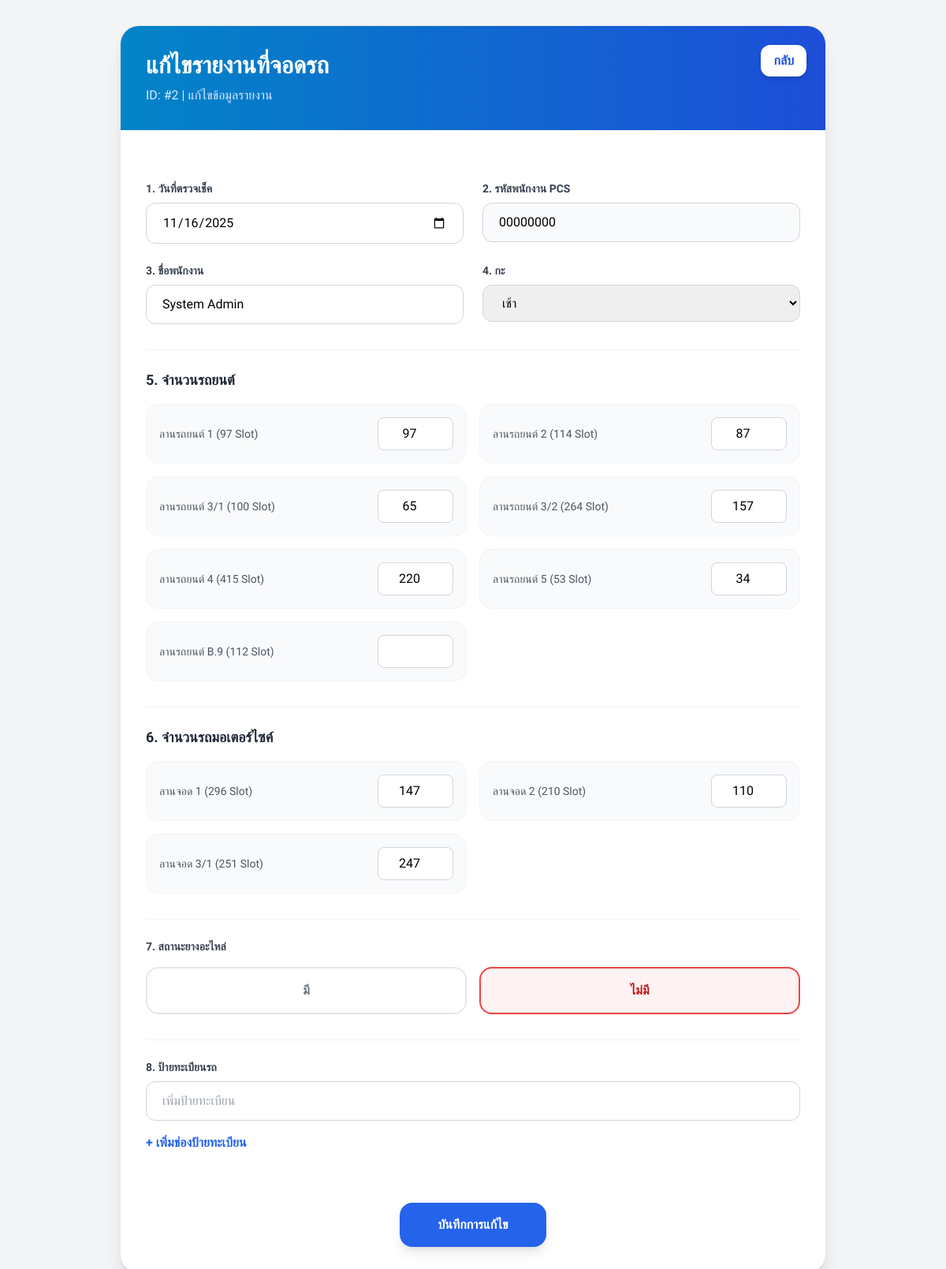
The app's page /edit_car_parking.php?id=2 (signed in) with its own data.
### tables this page shows
CREATE TABLE `car_parking_reports` (
  `id` int NOT NULL AUTO_INCREMENT,
  `inspection_date` date NOT NULL,
  `inspector_code` varchar(255) NOT NULL,
  `inspector_name` varchar(255) NOT NULL,
  `shift` varchar(50) NOT NULL,
  `parking_lot` varchar(255) NOT NULL,
  `total_cars` int NOT NULL,
  `spare_tire_status` varchar(50) NOT NULL,
  `license_plates` text,
  `motorcycle_parking_lot` varchar(255) DEFAULT NULL,
  `motorcycle_count_1` int DEFAULT NULL,
  `motorcycle_count_2` int DEFAULT NULL,
  `motorcycle_count_3` int DEFAULT NULL,
  `created_at` timestamp NOT NULL DEFAULT CURRENT_TIMESTAMP,
  `is_deleted` tinyint(1) DEFAULT '0',
  `deleted_by` varchar(100) DEFAULT NULL,
  `deleted_at` datetime DEFAULT NULL,
  `updated_by` varchar(100) DEFAULT NULL,
  `updated_at` datetime DEFAULT NULL,
  PRIMARY KEY (`id`)
);

### edit_car_parking.php (the view, shortened to what this page needs)
<?php
require_once "config.php";
$report_id = $_GET['id'] ?? null;
$report = null;
$lot_counts = [];
$stmt = $conn->prepare("SELECT * FROM car_parking_reports WHERE id = ?");
$stmt->bind_param("i", $report_id);
$stmt->execute();
$result = $stmt->get_result();
if ($result->num_rows === 1) {
    $report = $result->fetch_assoc();
    $stmt_lots = $conn->prepare("SELECT * FROM parking_lot_counts WHERE report_id = ?");
    $stmt_lots->bind_param("i", $report_id);
    $stmt_lots->execute();
    $res_lots = $stmt_lots->get_result();
    while ($lot = $res_lots->fetch_assoc()) {
        $lot_counts[$lot['lot_name']] = $lot['vehicle_count'];
    }
} else {
    header("Location: report_page.php?error=not_found");
    exit;
}
$car_lots = [
    "ลานรถยนต์ 1 (97 Slot)",
    "ลานรถยนต์ 2 (114 Slot)",
    "ลานรถยนต์ 3/1 (100 Slot)",
    "ลานรถยนต์ 3/2 (264 Slot)",
    "ลานรถยนต์ 4 (415 Slot)",
    "ลานรถยนต์ 5 (53 Slot)",
    "ลานรถยนต์ B.9 (112 Slot)"
];
$motorcycle_lots = [
    "ลานจอด 1 (296 Slot)",
    "ลานจอด 2 (210 Slot)",
    "ลานจอด 3/1 (251 Slot)"
];
?>
<!DOCTYPE html>
<html lang="th">
<head>
    <script src="https://cdn.tailwindcss.com"></script>
    <link rel="stylesheet" href="theme.css">
</head>
<body class="bg-gray-100 min-h-screen py-8 px-4">
    <div class="max-w-4xl mx-auto">
        <div class="bg-white rounded-3xl shadow-xl overflow-hidden border border-gray-200">
            <header class="bg-gradient-to-r from-sky-600 to-blue-700 text-white p-8 relative">
                <a href="report_page.php"
                    class="absolute top-6 right-6 bg-white text-blue-700 font-bold py-2 px-4 rounded-xl hover:bg-gray-100 transition shadow-md">กลับ</a>
                <h1 class="text-3xl font-bold">แก้ไขรายงานที่จอดรถ</h1>
                <p class="text-blue-100 mt-2">ID: #<?php echo $report_id; ?> | แก้ไขข้อมูลรายงาน</p>
            </header>
            <div class="p-8">
                <form action="edit_car_parking.php?id=<?php echo $report_id; ?>" method="POST" class="space-y-8">
                    <div class="grid grid-cols-1 md:grid-cols-2 gap-6">
                        <div>
                            <label class="block text-sm font-bold text-gray-700 mb-2">1. วันที่ตรวจเช็ค</label>
                            <input type="date" name="inspection_date" required
                                class="w-full px-5 py-3 rounded-xl border border-gray-300 focus:ring-2 focus:ring-blue-500"
                                value="<?php echo $report['inspection_date']; ?>">
                        </div>
                        <div>
                            <label class="block text-sm font-bold text-gray-700 mb-2">2. รหัสพนักงาน PCS</label>
                            <input type="text" name="inspector_code" required
                                class="w-full px-5 py-3 rounded-xl border border-gray-300 bg-gray-50"
                                value="<?php echo $report['inspector_code']; ?>" readonly>
                        </div>
                        <div>
                            <label class="block text-sm font-bold text-gray-700 mb-2">3. ชื่อพนักงาน</label>
                            <input type="text" name="inspector_name" required
                                class="w-full px-5 py-3 rounded-xl border border-gray-300"
                                value="<?php echo $report['inspector_name']; ?>">
                        </div>
                        <div>
                            <label class="block text-sm font-bold text-gray-700 mb-2">4. กะ</label>
                            <select name="shift" class="w-full px-5 py-3 rounded-xl border border-gray-300">
                                <option value="เช้า" <?php echo $report['shift'] == 'เช้า' ? 'selected' : ''; ?>>เช้า
                                </option>
                            </select>
                        </div>
                    </div>
                    <div class="pt-6 border-t border-gray-100">
                        <h3 class="text-lg font-bold text-gray-800 mb-4">5. จำนวนรถยนต์</h3>
                        <div class="grid grid-cols-1 sm:grid-cols-2 gap-4">
                            <?php foreach ($car_lots as $lot): ?>
                                <div
                                    class="flex items-center justify-between p-4 bg-gray-50 rounded-2xl border border-gray-100">
                                    <span class="text-sm font-medium text-gray-600"><?php echo $lot; ?></span>
                                    <input type="number" name="car_lots[<?php echo $lot; ?>]"
                                        class="w-24 px-3 py-2 rounded-lg border border-gray-300 text-center"
                                        value="<?php echo $lot_counts[$lot] ?? ''; ?>">
                                </div>
                            <?php endforeach; ?>
                        </div>
                    </div>
                    <div class="pt-6 border-t border-gray-100">
                        <h3 class="text-lg font-bold text-gray-800 mb-4">6. จำนวนรถมอเตอร์ไซค์</h3>
                        <div class="grid grid-cols-1 sm:grid-cols-2 gap-4">
                            <?php foreach ($motorcycle_lots as $lot): ?>
                                <div
                                    class="flex items-center justify-between p-4 bg-gray-50 rounded-2xl border border-gray-100">
                                    <span class="text-sm font-medium text-gray-600"><?php echo $lot; ?></span>
                                    <input type="number" name="motorcycle_lots[<?php echo $lot; ?>]"
                                        class="w-24 px-3 py-2 rounded-lg border border-gray-300 text-center"
                                        value="<?php echo $lot_counts[$lot] ?? ''; ?>">
                                </div>
                            <?php endforeach; ?>
                        </div>
                    </div>
                    <div class="pt-6 border-t border-gray-100">
                        <label class="block text-sm font-bold text-gray-700 mb-4">7. สถานะยางอะไหล่</label>
                        <div class="flex gap-4">
                            <label class="flex-1 cursor-pointer">
                                <div
                                    class="p-4 text-center border-2 rounded-2xl peer-checked:border-green-500 peer-checked:bg-green-50 text-gray-500 peer-checked:text-green-700 font-bold transition">
                                    มี</div>
                            </label>
                            <label class="flex-1 cursor-pointer">
                                <div
                                    class="p-4 text-center border-2 rounded-2xl peer-checked:border-red-500 peer-checked:bg-red-50 text-gray-500 peer-checked:text-red-700 font-bold transition">
                                    ไม่มี</div>
                            </label>
                        </div>
                    </div>
                    <div class="pt-6 border-t border-gray-100">
                        <label class="block text-sm font-bold text-gray-700 mb-2">8. ป้ายทะเบียนรถ</label>
                        <div id="plate-container" class="space-y-3">
                            <?php
                            $plates = explode(", ", $report['license_plates']);
                                    continue; ?>
                            <?php if (empty(array_filter($plates))): ?>
                                <input type="text" name="license_plates[]"
                                    class="w-full px-5 py-3 rounded-xl border border-gray-300"
                                    placeholder="เพิ่มป้ายทะเบียน">
                            <?php endif; ?>
                        </div>
                        <button type="button" onclick="addPlate()"
                            class="mt-4 text-blue-600 font-bold hover:underline">+ เพิ่มช่องป้ายทะเบียน</button>
                    </div>
                    <div class="pt-8 text-center">
                        <button type="submit"
                            class="bg-blue-600 text-white font-bold py-4 px-12 rounded-2xl hover:bg-blue-700 shadow-lg transition transform hover:-translate-y-1">บันทึกการแก้ไข</button>
                    </div>
                </form>
            </div>
        </div>
    </div>
</body>
</html>

### theme.css (style rules this page uses)
body { box-sizing: border-box; }

### edit_car_parking.php (style rules this page uses)
body { font-family: 'Sarabun', sans-serif; }

### records on screen
car_parking_reports: inspection_date "11/16/2025", inspector_code "00000000", inspector_name "System Admin", shift "เช้า"

### other values on screen
$report_id "2"
$lot "ลานรถยนต์ 1 (97 Slot)"
$lot "ลานรถยนต์ 2 (114 Slot)"
$lot "ลานรถยนต์ 3/1 (100 Slot)"
$lot "ลานรถยนต์ 3/2 (264 Slot)"
$lot "ลานรถยนต์ 4 (415 Slot)"
$lot "ลานรถยนต์ 5 (53 Slot)"
$lot "ลานรถยนต์ B.9 (112 Slot)"
$lot "ลานจอด 1 (296 Slot)"
$lot "ลานจอด 2 (210 Slot)"
$lot "ลานจอด 3/1 (251 Slot)"
